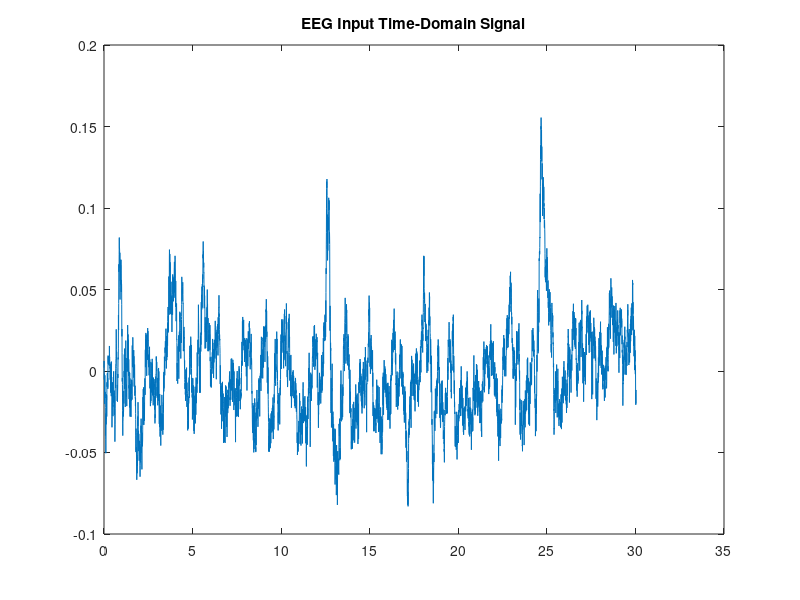

Recreate this plot in MATLAB. (Note: this script raises an error after producing the figure.)
load('EEGdata_assignment4.mat');

%Input Time-Domain Waveform Plot
n = 0:(length(EEGa4)-1);
t = n/Fs;
figure
plot(t,EEGa4)
title('EEG Input Time-Domain Signal');

%Magnitude and Phase spectra of the Input Waveform
[M,ph,f] = fourier_dt(EEGa4,Fs,'half');
figure('Name', 'Magnitude and Phase Spectra of EEG Input', 'NumberTitle', 'off');
subplot(2,1,1);
plot(f, M)
ylabel('|X(f)| (mV)');
title('Magnitude Spectra of EEG Input');
subplot(2,1,2);
plot(f,ph)
ylabel('\angleX(f)')
title('Phase Spectra of EEG Input');
xlabel('f (Hz)');

%Output Time-Domain with Filter against Input Time-Domain
y = filter(Hd_EEG_IIR,EEGa4);
figure
plot(t,y)
title('EEG Input and EEG IIR Filter Output Time-Domain Signal Comparison');
hold on
plot(t,EEGa4)
shg

%Magnitude and Phase spectra of Output Waveform
[My,phy,fy] = fourier_dt(y,Fs,'half');
figure('Name', 'Magnitude and Phase Spectra of EEG Input and IIR Filter Output Comparison', 'NumberTitle', 'off');
subplot(2,1,1);
plot(f, M)
ylabel('|X(f)| (mV)');
xlim([50 70])
title('Magnitude Spectra of EEG Input and IIR Filter Output Comparison');
hold on
plot(fy,My)
shg
subplot(2,1,2);
plot(f,ph)
ylabel('\angleX(f)')
xlim([45 75])
title('Phase Spectra of EEG Input and IIR Filter Output Comparison');
xlabel('f (Hz)');
hold on
plot(fy,phy)
shg
